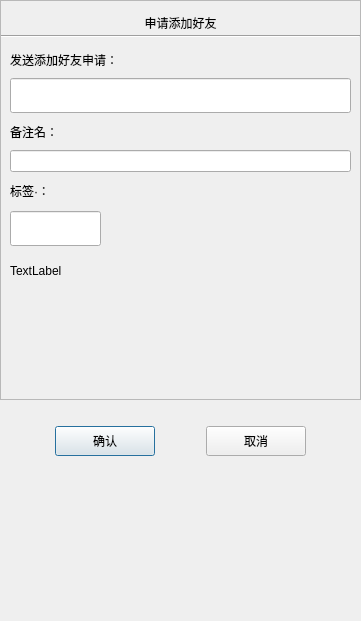
<?xml version="1.0" encoding="UTF-8"?>
<ui version="4.0">
 <class>ApplyFriendDlg</class>
 <widget class="QDialog" name="ApplyFriendDlg">
  <property name="geometry">
   <rect>
    <x>0</x>
    <y>0</y>
    <width>361</width>
    <height>621</height>
   </rect>
  </property>
  <property name="minimumSize">
   <size>
    <width>361</width>
    <height>621</height>
   </size>
  </property>
  <property name="maximumSize">
   <size>
    <width>361</width>
    <height>621</height>
   </size>
  </property>
  <property name="windowTitle">
   <string>Dialog</string>
  </property>
  <layout class="QVBoxLayout" name="verticalLayout">
   <property name="leftMargin">
    <number>0</number>
   </property>
   <property name="topMargin">
    <number>0</number>
   </property>
   <property name="rightMargin">
    <number>0</number>
   </property>
   <property name="bottomMargin">
    <number>0</number>
   </property>
   <item>
    <widget class="QScrollArea" name="scrollArea">
     <property name="minimumSize">
      <size>
       <width>0</width>
       <height>400</height>
      </size>
     </property>
     <property name="widgetResizable">
      <bool>true</bool>
     </property>
     <widget class="QWidget" name="scrollAreaWidgetContents">
      <property name="geometry">
       <rect>
        <x>0</x>
        <y>0</y>
        <width>359</width>
        <height>398</height>
       </rect>
      </property>
      <layout class="QVBoxLayout" name="verticalLayout_2">
       <property name="spacing">
        <number>0</number>
       </property>
       <property name="leftMargin">
        <number>0</number>
       </property>
       <property name="rightMargin">
        <number>0</number>
       </property>
       <item>
        <widget class="QLabel" name="apply_label">
         <property name="minimumSize">
          <size>
           <width>0</width>
           <height>25</height>
          </size>
         </property>
         <property name="maximumSize">
          <size>
           <width>16777215</width>
           <height>25</height>
          </size>
         </property>
         <property name="text">
          <string>申请添加好友</string>
         </property>
         <property name="alignment">
          <set>Qt::AlignCenter</set>
         </property>
        </widget>
       </item>
       <item>
        <widget class="Line" name="line">
         <property name="minimumSize">
          <size>
           <width>0</width>
           <height>0</height>
          </size>
         </property>
         <property name="maximumSize">
          <size>
           <width>16777215</width>
           <height>16777215</height>
          </size>
         </property>
         <property name="orientation">
          <enum>Qt::Horizontal</enum>
         </property>
        </widget>
       </item>
       <item>
        <widget class="QWidget" name="apply_widget" native="true">
         <layout class="QVBoxLayout" name="verticalLayout_3">
          <item>
           <widget class="QLabel" name="label">
            <property name="minimumSize">
             <size>
              <width>0</width>
              <height>25</height>
             </size>
            </property>
            <property name="maximumSize">
             <size>
              <width>16777215</width>
              <height>25</height>
             </size>
            </property>
            <property name="text">
             <string>发送添加好友申请：</string>
            </property>
           </widget>
          </item>
          <item>
           <widget class="CustomizeEdit" name="desc_edit">
            <property name="minimumSize">
             <size>
              <width>0</width>
              <height>35</height>
             </size>
            </property>
            <property name="maximumSize">
             <size>
              <width>16777215</width>
              <height>35</height>
             </size>
            </property>
           </widget>
          </item>
          <item>
           <widget class="QLabel" name="label_2">
            <property name="minimumSize">
             <size>
              <width>0</width>
              <height>25</height>
             </size>
            </property>
            <property name="maximumSize">
             <size>
              <width>16777215</width>
              <height>25</height>
             </size>
            </property>
            <property name="text">
             <string>备注名：</string>
            </property>
           </widget>
          </item>
          <item>
           <widget class="QLineEdit" name="remark_name_edit"/>
          </item>
          <item>
           <widget class="QLabel" name="label_3">
            <property name="minimumSize">
             <size>
              <width>0</width>
              <height>25</height>
             </size>
            </property>
            <property name="maximumSize">
             <size>
              <width>16777215</width>
              <height>25</height>
             </size>
            </property>
            <property name="text">
             <string>标签·：</string>
            </property>
           </widget>
          </item>
          <item>
           <widget class="QWidget" name="note_widget" native="true">
            <property name="minimumSize">
             <size>
              <width>0</width>
              <height>50</height>
             </size>
            </property>
            <layout class="QVBoxLayout" name="verticalLayout_4">
             <property name="spacing">
              <number>0</number>
             </property>
             <property name="leftMargin">
              <number>0</number>
             </property>
             <property name="topMargin">
              <number>0</number>
             </property>
             <property name="rightMargin">
              <number>0</number>
             </property>
             <property name="bottomMargin">
              <number>0</number>
             </property>
             <item>
              <widget class="QWidget" name="grid_widget" native="true">
               <property name="minimumSize">
                <size>
                 <width>0</width>
                 <height>40</height>
                </size>
               </property>
               <property name="maximumSize">
                <size>
                 <width>16777215</width>
                 <height>40</height>
                </size>
               </property>
               <widget class="CustomizeEdit" name="label_edit">
                <property name="geometry">
                 <rect>
                  <x>0</x>
                  <y>0</y>
                  <width>91</width>
                  <height>35</height>
                 </rect>
                </property>
                <property name="sizePolicy">
                 <sizepolicy hsizetype="Fixed" vsizetype="Fixed">
                  <horstretch>0</horstretch>
                  <verstretch>0</verstretch>
                 </sizepolicy>
                </property>
                <property name="maximumSize">
                 <size>
                  <width>16777215</width>
                  <height>35</height>
                 </size>
                </property>
               </widget>
              </widget>
             </item>
             <item>
              <widget class="QWidget" name="tip_widget" native="true">
               <property name="minimumSize">
                <size>
                 <width>0</width>
                 <height>35</height>
                </size>
               </property>
               <property name="maximumSize">
                <size>
                 <width>16777215</width>
                 <height>35</height>
                </size>
               </property>
               <layout class="QVBoxLayout" name="verticalLayout_5">
                <property name="spacing">
                 <number>0</number>
                </property>
                <property name="leftMargin">
                 <number>0</number>
                </property>
                <property name="topMargin">
                 <number>0</number>
                </property>
                <property name="rightMargin">
                 <number>0</number>
                </property>
                <property name="bottomMargin">
                 <number>0</number>
                </property>
                <item>
                 <widget class="ClickedOnecLabel" name="tip_label">
                  <property name="text">
                   <string>TextLabel</string>
                  </property>
                 </widget>
                </item>
               </layout>
              </widget>
             </item>
            </layout>
           </widget>
          </item>
          <item>
           <widget class="QWidget" name="widget_2" native="true">
            <property name="minimumSize">
             <size>
              <width>0</width>
              <height>60</height>
             </size>
            </property>
            <layout class="QHBoxLayout" name="horizontalLayout_2">
             <property name="spacing">
              <number>7</number>
             </property>
             <property name="leftMargin">
              <number>0</number>
             </property>
             <property name="topMargin">
              <number>0</number>
             </property>
             <property name="rightMargin">
              <number>0</number>
             </property>
             <property name="bottomMargin">
              <number>0</number>
             </property>
             <item>
              <widget class="QWidget" name="label_list_widget" native="true">
               <property name="minimumSize">
                <size>
                 <width>287</width>
                 <height>50</height>
                </size>
               </property>
               <property name="maximumSize">
                <size>
                 <width>287</width>
                 <height>16777215</height>
                </size>
               </property>
              </widget>
             </item>
             <item>
              <widget class="QWidget" name="more_label_widget" native="true">
               <layout class="QVBoxLayout" name="verticalLayout_6">
                <item alignment="Qt::AlignHCenter">
                 <widget class="ClickedOnecLabel" name="more_label">
                  <property name="minimumSize">
                   <size>
                    <width>25</width>
                    <height>25</height>
                   </size>
                  </property>
                  <property name="maximumSize">
                   <size>
                    <width>25</width>
                    <height>25</height>
                   </size>
                  </property>
                  <property name="text">
                   <string/>
                  </property>
                 </widget>
                </item>
               </layout>
              </widget>
             </item>
            </layout>
           </widget>
          </item>
         </layout>
        </widget>
       </item>
      </layout>
     </widget>
    </widget>
   </item>
   <item>
    <spacer name="verticalSpacer">
     <property name="orientation">
      <enum>Qt::Vertical</enum>
     </property>
     <property name="sizeType">
      <enum>QSizePolicy::Fixed</enum>
     </property>
     <property name="sizeHint" stdset="0">
      <size>
       <width>20</width>
       <height>10</height>
      </size>
     </property>
    </spacer>
   </item>
   <item>
    <widget class="QWidget" name="apply_sure_widget" native="true">
     <property name="minimumSize">
      <size>
       <width>0</width>
       <height>50</height>
      </size>
     </property>
     <layout class="QHBoxLayout" name="horizontalLayout">
      <item>
       <spacer name="horizontalSpacer">
        <property name="orientation">
         <enum>Qt::Horizontal</enum>
        </property>
        <property name="sizeHint" stdset="0">
         <size>
          <width>41</width>
          <height>20</height>
         </size>
        </property>
       </spacer>
      </item>
      <item>
       <widget class="ClickedBtn" name="sure_btn">
        <property name="minimumSize">
         <size>
          <width>100</width>
          <height>30</height>
         </size>
        </property>
        <property name="maximumSize">
         <size>
          <width>100</width>
          <height>30</height>
         </size>
        </property>
        <property name="text">
         <string>确认</string>
        </property>
       </widget>
      </item>
      <item>
       <spacer name="horizontalSpacer_2">
        <property name="orientation">
         <enum>Qt::Horizontal</enum>
        </property>
        <property name="sizeHint" stdset="0">
         <size>
          <width>42</width>
          <height>20</height>
         </size>
        </property>
       </spacer>
      </item>
      <item>
       <widget class="ClickedBtn" name="cancel_btn">
        <property name="minimumSize">
         <size>
          <width>100</width>
          <height>30</height>
         </size>
        </property>
        <property name="maximumSize">
         <size>
          <width>100</width>
          <height>30</height>
         </size>
        </property>
        <property name="text">
         <string>取消</string>
        </property>
       </widget>
      </item>
      <item>
       <spacer name="horizontalSpacer_3">
        <property name="orientation">
         <enum>Qt::Horizontal</enum>
        </property>
        <property name="sizeHint" stdset="0">
         <size>
          <width>41</width>
          <height>20</height>
         </size>
        </property>
       </spacer>
      </item>
     </layout>
    </widget>
   </item>
   <item>
    <spacer name="verticalSpacer_2">
     <property name="orientation">
      <enum>Qt::Vertical</enum>
     </property>
     <property name="sizeHint" stdset="0">
      <size>
       <width>20</width>
       <height>40</height>
      </size>
     </property>
    </spacer>
   </item>
  </layout>
 </widget>
 <customwidgets>
  <customwidget>
   <class>ClickedBtn</class>
   <extends>QPushButton</extends>
   <header>clickedbtn.h</header>
  </customwidget>
  <customwidget>
   <class>CustomizeEdit</class>
   <extends>QLineEdit</extends>
   <header location="global">customizeedit.h</header>
  </customwidget>
  <customwidget>
   <class>ClickedOnecLabel</class>
   <extends>QLabel</extends>
   <header location="global">clickedoneclabel.h</header>
  </customwidget>
 </customwidgets>
 <resources/>
 <connections/>
</ui>
